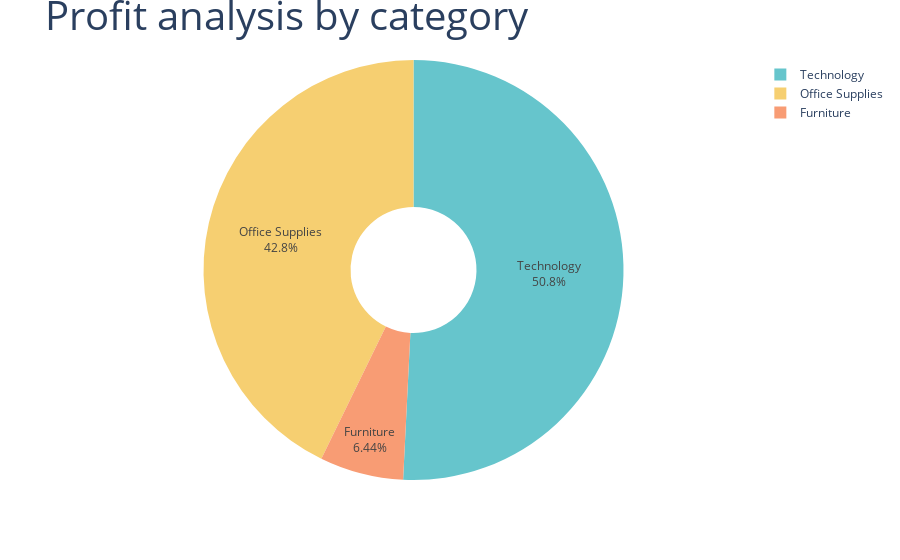

The cell this chart's notebook holds for it:
### Code cell
fig=px.pie(Profit_by_category,
            names='Category',
            values='Profit',
            hole=0.3,
            color_discrete_sequence=px.colors.qualitative.Pastel)

fig.update_traces(textposition='inside',textinfo='percent+label')
fig.update_layout(title_text='Profit analysis by category',title_font=dict(size=40))

fig.show()
# Find the category with the highest sales
highest_profit_category = Profit_by_category.loc[Profit_by_category['Profit'].idxmax()]

# Find the category with the lowest sales
lowest_profit_category = Profit_by_category.loc[Profit_by_category['Profit'].idxmin()]

# Print the highest and lowest sales with category names
print("Category with highest Profit =", highest_profit_category ['Category'], "with Profit =", highest_profit_category ['Profit'])
print("Category with lowest Profit =", lowest_profit_category['Category'], "with Profit =", lowest_profit_category['Profit'])

### Figure 1 — Plotly figure (JSON) as saved in the notebook; plotly's stock layout.template omitted (floating-point values rounded to 4 significant figures)
{"data": [{"domain": {"x": [0, 1], "y": [0, 1]}, "hole": 0.3, "hovertemplate": "Category=%{label}<br>Profit=%{value}<extra></extra>", "labels": ["Furniture", "Office Supplies", "Technology"], "legendgroup": "", "name": "", "showlegend": true, "textinfo": "percent+label", "textposition": "inside", "type": "pie", "values": [18450.0, 122500.0, 145500.0]}], "layout": {"legend": {"tracegroupgap": 0}, "margin": {"t": 60}, "piecolorway": ["rgb(102, 197, 204)", "rgb(246, 207, 113)", "rgb(248, 156, 116)", "rgb(220, 176, 242)", "rgb(135, 197, 95)", "rgb(158, 185, 243)", "rgb(254, 136, 177)", "rgb(201, 219, 116)", "rgb(139, 224, 164)", "rgb(180, 151, 231)", "rgb(179, 179, 179)"], "title": {"font": {"size": 40}, "text": "Profit analysis by category"}}}
